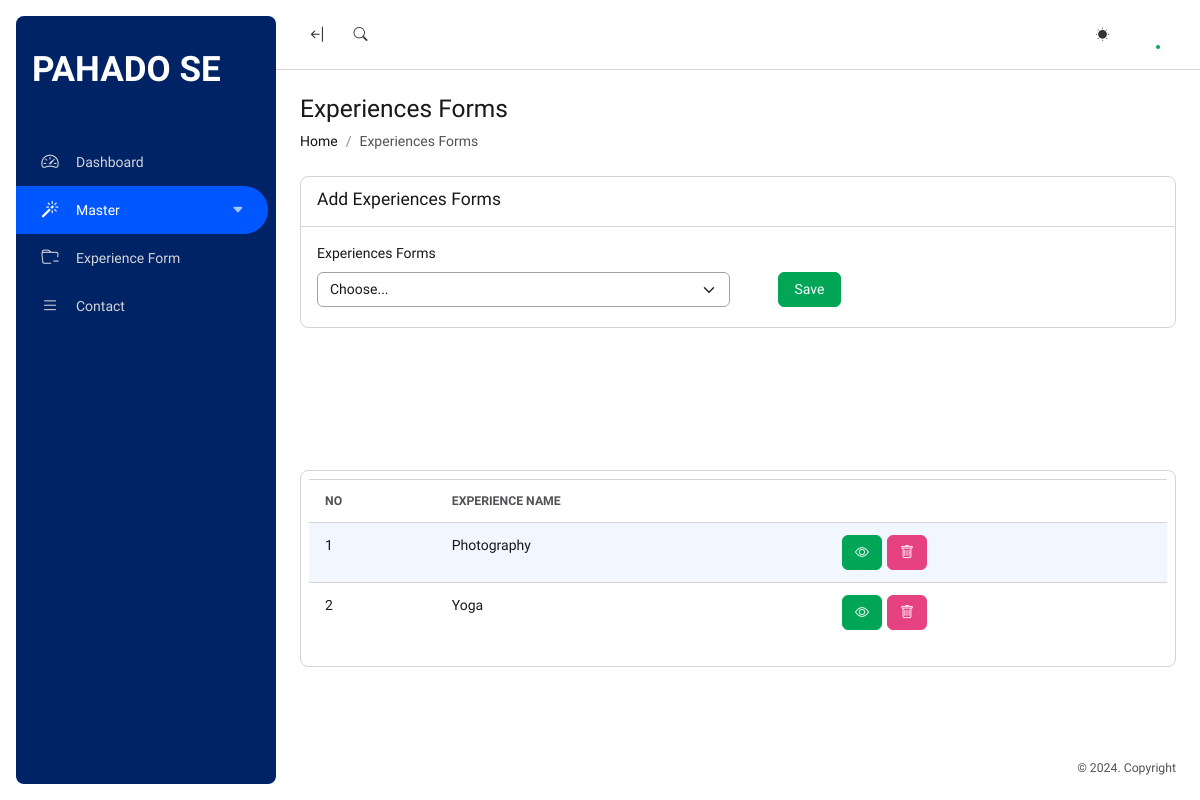
The app's page /ExperienceForm, older data.
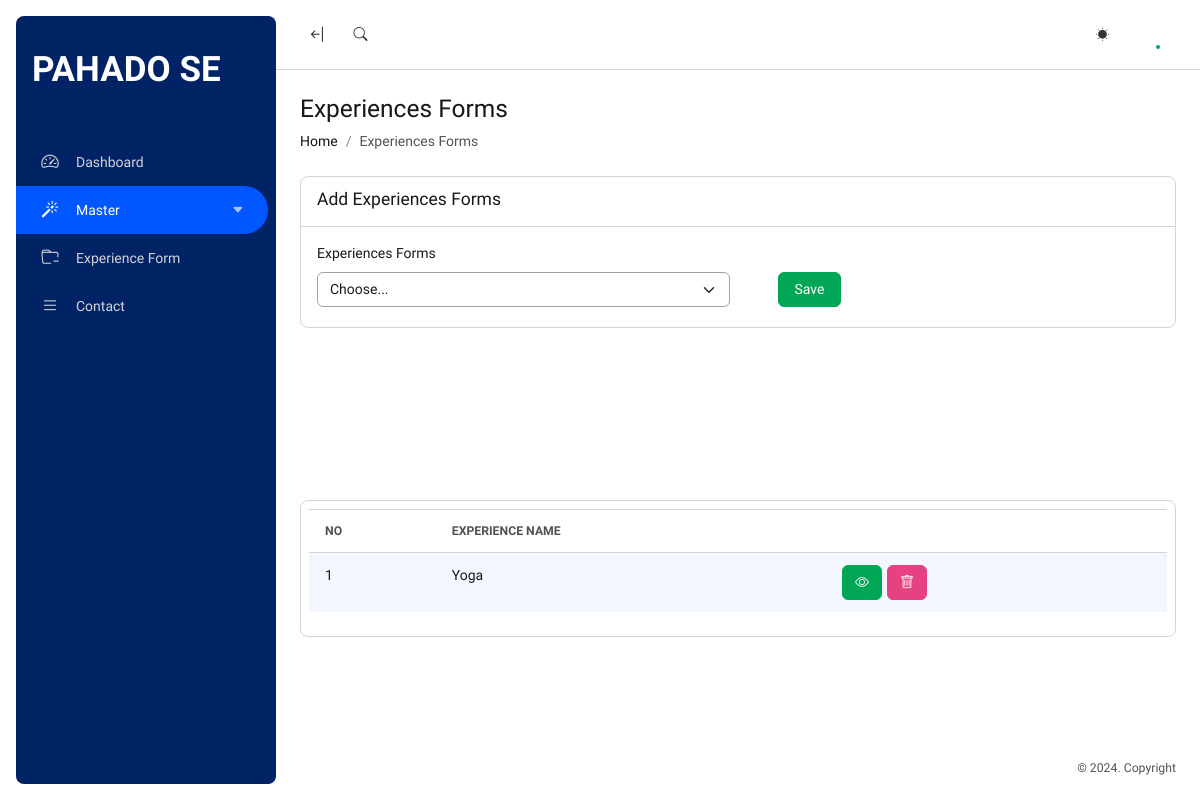
The same page, newer data.
### main/models.py (models this page shows)
class ExperienceFormsQ(models.Model):
    E_id = models.IntegerField(default=0,null=True, blank=True)
    Name=models.CharField(max_length=255,null=True, blank=True)
    Q1 = models.TextField(default='',blank=True)
    Q2 = models.TextField(default='',blank=True)
    Q3 = models.TextField(default='',blank=True)
    Q4 = models.TextField(default='',blank=True)
    Q5 = models.TextField(default='',blank=True)
    Q6 = models.TextField(default='',blank=True)
    Q7 = models.TextField(default='',blank=True)
    Q8 = models.TextField(default='',blank=True)
    Q9 = models.TextField(default='',blank=True)
    Q10 = models.TextField(default='',blank=True)
    Q11 = models.TextField(default='',blank=True)
    Q12 = models.TextField(default='',blank=True)
    Q13 = models.TextField(default='',blank=True)
    Q14 = models.TextField(default='',blank=True)
    Q15 = models.TextField(default='',blank=True)
    Q16 = models.TextField(default='',blank=True)
    Q17 = models.TextField(default='',blank=True)

### main/views.py (the view, shortened to what this page needs)
# urls.py: path('ExperienceForm',views.ExperienceForm),
def ExperienceForm(request):
    dt=Experience.objects.all()
    EQ = ExperienceFormsQ.objects.all()
    dt2 =[]
    for i in dt:
        dt2.append(i.Name)
    EQ2=[]
    for j in EQ:
        EQ2.append(j.Name)
    lsr = [i.Name for i in dt if i.Name not in EQ2]
    if lsr == []:
        ls = []
    elif lsr == dt2:
        ls = dt2
    else:
        ls = lsr
    data={'dt':dt,'EQ':EQ,'ls':ls}
    return render(request,'admin/experiencesform.html',data)

### main/templates/admin/experiencesform.html (shortened to what this page needs)
{% extends 'admin/main.html' %}
{% load static %}
{% block content %}
<div class="toolbar p-4 bg-body">
    <div class="position-relative container-fluid px-0">
        <div class="row align-items-center position-relative">
            <div class="col-md-5 col-9 mb-4 mb-lg-0">
                <h3 class="mb-2">Experiences Forms</h3>
                <nav aria-label="breadcrumb">
                    <ol class="breadcrumb mb-0">
                        <li class="breadcrumb-item"><a href="/">Home</a></li>
                        <li class="breadcrumb-item active">Experiences Forms</li>
                    </ol>
                </nav>
            </div>
        </div>
    </div>
</div>
<div class="content p-4 pt-0 d-flex flex-column-fluid">
    <div class="container-fluid px-0">
        <div class="row justify-content-start">
            <div class="col-md-12 mb-4">
                <div class="card h-100">
                    <div class="card-header">
                        <h5 class="mb-1">Add Experiences Forms</h5>
                    </div>
                    <div class="card-body">
                        <form class="row g-3" method="post" enctype="multipart/form-data">
                            <div class="col-md-6">
                                <label for="" class="form-label mb-2"><b>Experiences Forms</b></label>
                                <select id="Category" class="form-select" name="Name">
                                    <option selected value="">Choose...</option>
                                </select>
                            </div>
                            <div class="col-md-2">
                                <div class="row justify-content-center" style="margin-top: 25px;">
                                    <button type="submit" class="col-5 btn btn-success m-1">Save</button>
                                </div>
                            </div>
                        </form>
                    </div>
                </div>
            </div>
        </div>
    </div>
</div>
<div class="content p-4 d-flex flex-column-fluid">
    <div class="container-fluid px-0">
        <div class="row">
            <div class="col-12">
                <div class="card" id=''>
                    <div class="table-responsive p-2">
                        <table id="exampletab" class="table mt-0 table-striped table-card table-nowrap display nowrap" style="width:100%">
                            <thead class="text-uppercase small text-muted">
                                <tr>
                                    <th>No</th>
                                    <th>Experience Name</th>
                                    <th></th>
                                </tr>
                            </thead>
                            <tbody>
                                {% for i in EQ %}
                                <tr>
                                    <td>{{forloop.counter}}</td>
                                    <td>{{i.Name}}</td>
                                    <td><a class="btn btn-success mr-3" style="margin-left: 5px;" href="/ExperiencesFormDataList/{{i.id}}"><i class="bi bi-eye"></i></a><a href="ExperiencesFormDelete/{{i.id}}" style="margin-left: 5px;" class="btn btn-danger"><i class="bi bi-trash"></i></a></td>
                                </tr>
                                {% endfor %}
                            </tbody>
                        </table>
                    </div>
                </div>
            </div>
        </div>
    </div>
</div>
{% endblock content %}

Row changes from the older to the newer data that the page shows:
removed ExperienceFormsQ: Name "Photography"
